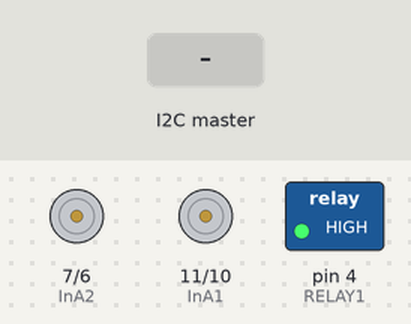
The sketch below on a simulated Arduino Uno, built with avr-gcc and run on an emulated ATmega328P. Shown: motor-driver pin pairs drawn as motors (green arrow = first pin HIGH = forward, orange = second pin HIGH = backward, longer = more drive, scaled by the enable pin), switched loads named in the sketch (green lamp = pin HIGH). The inputs (shaded band) are chosen by the test bench.

Above: at 1.2 s.
1.3 s: the I2C master sends "G"
At 2.5 s:
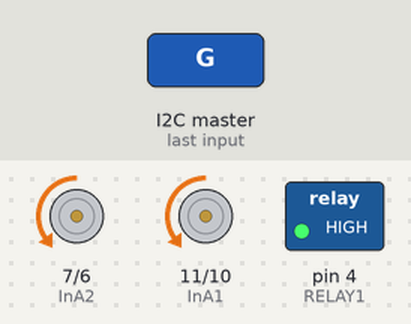
2.8 s: the I2C master sends "B"
At 3.7 s:
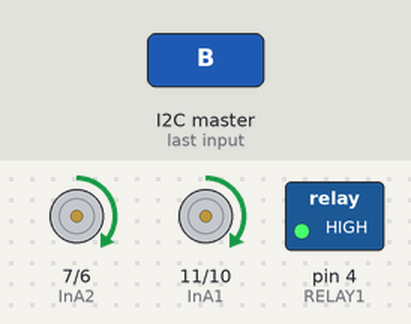
4.3 s: the I2C master sends "R"
At 4.9 s:
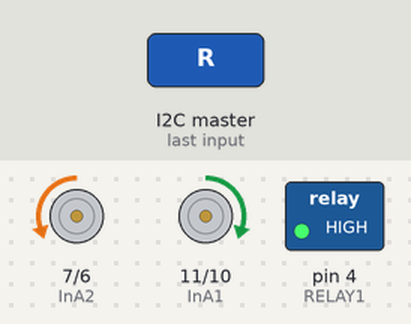
5.8 s: the I2C master sends "L"
At 7.2 s:
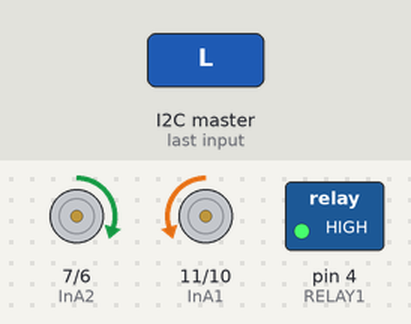
Timing chart, 0 to 8.8 s (numbered marks = the images above; inputs shaded):
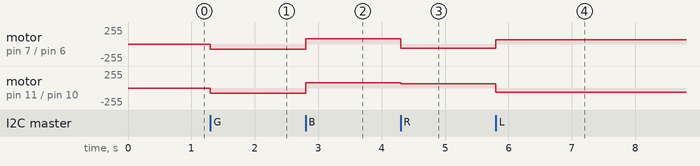

The sketch:

slave1_board.ino
```cpp
// Anything...

#include <Wire.h> // serial i2c communication
//datalogger library
#include <SPI.h>
#include <SD.h>
#include <SoftwareSerial.h>
/* * * * * * * * * * * * * * * * * * * * * * * * * * * * * * * * *
* Motor Driver Pin Definitions
* * * * * * * * * * * * * * * * * * * * * * * * * * * * * * * * */
#define InA1 11 // INA motor pin side 1 (right)
#define InB1 10 // INB motor pin side 1 (right)
#define PWM1 9 // PWM motor pin side 1 (right)
#define InA2 7 // INA motor pin side 2 (left)
#define InB2 6 // INB motor pin side 2 (left)
#define PWM2 5 // PWM motor pin side 2 (left)
#define RELAY1 4 // Relay connection


/* * * * * * * * * * * * * * * * * * * * * * * * * * * * * * * * *
* GPS
* * * * * * * * * * * * * * * * * * * * * * * * * * * * * * * * */
SoftwareSerial gpsSerial(2, 3); // RX, TX (TX not used) digital pins 2,3
const int sentenceSize = 80;
// the $GPGGA, $GPGSA, etc. are sentences and are sent 1 character at a time from the GPS

//String sentence = String(100);

//char sentence[sentenceSize];

// Function intros
void receiveEvent(int howMany);
void motorLeft(int PWM_val);
void motorRight(int PWM_val);
void motorForward(int PWM_val);
void motorBackward(int PWM_val);
void motorStop();
void emergencySoftwareStop();
void displayGPS();
void getField(char* buffer, int index);
void readGPS(int i);


void setup() {
	pinMode(InA1, OUTPUT);
	pinMode(InB1, OUTPUT);
	pinMode(PWM1, OUTPUT);
	pinMode(InA2, OUTPUT);
	pinMode(InB2, OUTPUT);
	pinMode(PWM2, OUTPUT);
	pinMode(RELAY1, OUTPUT);
	digitalWrite(RELAY1,HIGH);
	Serial.begin(9600);
	gpsSerial.begin(9600); // begin GPS Serial Communication at default baud rate
	Wire.begin(5); // begin serial communication :: Define current Arduino address as 5
	Wire.onReceive(receiveEvent); // serial subroutine
}

void loop() {
	int i;
	readGPS(i);
//	delay(25);
}


/* * * * * * * * * * * * * * * * * * * * * * * * * * * * * * * * *
* Serial Communication
* * * * * * * * * * * * * * * * * * * * * * * * * * * * * * * * */

// serial subroutine ( accepts motor commands relayed from master arudino )
void receiveEvent(int howMany) {

	while(Wire.available()){
		char c = Wire.read();
		if(c == 'G'){
			motorForward(80);
		}
		else if(c == 'S'){
			motorStop();
		}
		else if(c == 'B'){
			motorBackward(80);
    		}
    		else if(c == 'R'){
			motorRight(61);
    		}
    		else if(c == 'L'){
			motorLeft(61);
		}
  	}
}


/* * * * * * * * * * * * * * * * * * * * * * * * * * * * * * * * *
* Motor Driver Functions
* * * * * * * * * * * * * * * * * * * * * * * * * * * * * * * * */
// switch polarity on relay
void motorLeft(int PWM_val) {
//	Serial.print("MoL");
	analogWrite(PWM1, (PWM_val));
	analogWrite(PWM2, (PWM_val));
	digitalWrite(InA2, HIGH);
	digitalWrite(InB2, LOW);
	digitalWrite(InA1, LOW);
	digitalWrite(InB1, HIGH);

}

void motorRight(int PWM_val) {
//	Serial.print(",MoR,");
	analogWrite(PWM1, (PWM_val));
	analogWrite(PWM2, (PWM_val));
	digitalWrite(InA2, LOW);
	digitalWrite(InB2, HIGH);
	digitalWrite(InA1, HIGH);
  	digitalWrite(InB1, LOW);

}


void motorForward(int PWM_val) {
//	Serial.print(",MoF,");
	analogWrite(PWM1, PWM_val);
	analogWrite(PWM2, PWM_val);
	digitalWrite(InA2, LOW);
	digitalWrite(InB2, HIGH);
	digitalWrite(InA1, LOW);
	digitalWrite(InB1, HIGH);

}


void motorBackward(int PWM_val) {
//	Serial.print(",MoB,");
	analogWrite(PWM1, PWM_val);
	analogWrite(PWM2, PWM_val);
	digitalWrite(InA1, HIGH);
	digitalWrite(InB1, LOW);
	digitalWrite(InA2, HIGH);
	digitalWrite(InB2, LOW);

}


void motorStop() {
//	Serial.print(",MoS,");
	analogWrite(PWM1, 0);
	analogWrite(PWM2, 0);
	digitalWrite(InA1, LOW);
	digitalWrite(InB1, LOW);
	digitalWrite(InA2, LOW);
	digitalWrite(InB2, LOW);

}


void emergencySoftwareStop(){
//	Serial.print(",MoES,");
	while (true){
		digitalWrite(RELAY1,HIGH);
	}

}


/* * * * * * * * * * * * * * * * * * * * * * * * * * * * * * * * *
* GPS Functions
* * * * * * * * * * * * * * * * * * * * * * * * * * * * * * * * */

void displayGPS(){

	char field[20];
	getField(field, 0);
	// current field by lat.,long. etc.
	if (strcmp(field, "$GPGGA") == 0) {

		Serial.print("Lat: ");
		getField(field, 2); // number
		Serial.print(field);
		getField(field, 3); // N/S
		Serial.print(field);
		Serial.print(" Long: ");
		getField(field, 4); // number
		Serial.print(field);
		getField(field, 5); // E/W
		Serial.println(field);
		Serial.print("Altitude: ");
		getField(field, 9);
		Serial.println(field);
		Serial.print("Number of satellites: ");
		getField(field, 7);
		Serial.println(field);
		Serial.println("\n");

	}

}// end displayGPS


// parses serial info by field
void getField(char* buffer, int index){
	String sentence;
	int sentencePos = 0;
	int fieldPos = 0;
	int commaCount = 0;

	while (sentencePos < sentenceSize){

		if (sentence[sentencePos] == ','){
			commaCount ++;
			sentencePos ++;
		}

		if (commaCount == index){
			buffer[fieldPos] = sentence[sentencePos];
			fieldPos ++;
		}

		sentencePos ++;
	}

	buffer[fieldPos] = '\0';

}// end getField

void readGPS(int i) {
	//initialize the variables
	// the sentence declaration might need further definition, for size
	// 	and maybe it needs to be reymoved from the global declarations,
	//	if it exists globally.
	String sentence;
	int sentenceNum = 0;
	int deadAir = 0;
	char ch = '\0';
	if (gpsSerial.available()) {
		ch = gpsSerial.read();
		if (ch == 36){   //look for $ and begin loop
			Serial.print("\n");
			sentenceNum++;
			//build sentence, if $ appears start a new sentence
			for (int k = 0 ; k < 162; k++ ) {
				ch = gpsSerial.read();
				if (ch >= 36 && ch < 129){
					if (ch == 36){
						Serial.println();
						k=0;
						sentenceNum++;
					}
					sentence +=ch;
					Serial.print(ch);
				}
			// Trying to catch the time gap to know when to
			// get a sentence reference
			//	if (ch == '\0'){
			//		deadAir++;
			//	}
			//	if (deadAir > 10){
			//		sentenceNum = 0;
			//		Serial.print("  DEAD AIR");
			//	}
				else k--;
			}
		}
		// Looking for the money!!!
		// While no money, keep looping
//		while ( ch > 31 && ch < 129 && ch !=36 ) {
//			ch = gpsSerial.read();
//			Serial.print(ch);
//		}
		// BAAMMMM!, now we have money!!!
//		sentence += ch; // Append money to empty string
//		ch = gpsSerial.read(); //reset ch, so it doesn't screw up the next bits
		// While not newline, keep appending the characters
		//	hopefully we dont miss any characters!
//		while( ch > 31 && ch < 129 && ch !=36 ) {
//			ch = gpsSerial.read();
//			if ( ch > 31 && ch < 129 && ch != 36 ) {
				// keeping this inside here, just in case we find money, where we dont want it!
//				sentence += ch;
//			}
//		}
		// And this should be a complete NMEA sentence
//		Serial.print(sentence);
//		Serial.println();
		// Add a \n to the sentence, if it doesn't get appended to the sentence
	}
} //end readGPS
```

Measured:
- after the input at 1.3 s, motor on pin 7 (InA2) / pin 6 (InB2), motor on pin 11 (InA1) / pin 10 (InB1): stopped → backward 80/255 at once
- after the input at 2.8 s, motor on pin 7 (InA2) / pin 6 (InB2), motor on pin 11 (InA1) / pin 10 (InB1): backward 80/255 → forward 80/255 at once
- after the input at 4.3 s, motor on pin 7 (InA2) / pin 6 (InB2): forward 80/255 → backward 61/255 at once; motor on pin 11 (InA1) / pin 10 (InB1): forward 80/255 → forward 61/255 at once
- after the input at 5.8 s, motor on pin 7 (InA2) / pin 6 (InB2): backward 61/255 → forward 61/255 at once; motor on pin 11 (InA1) / pin 10 (InB1): forward 61/255 → backward 61/255 at once
